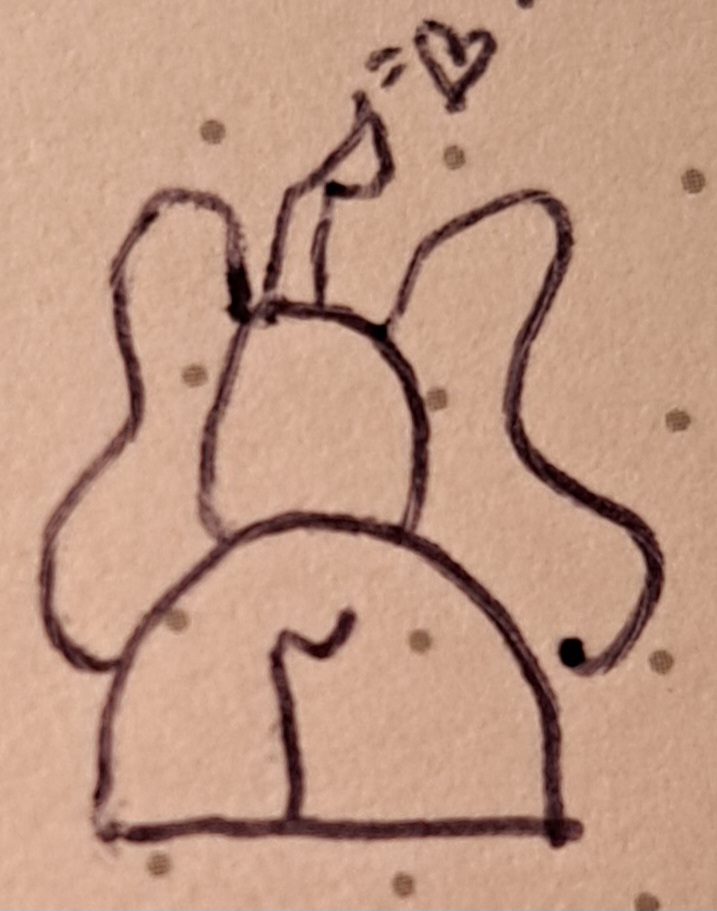
#> input picture patterns/20230710_002239.jpg, 717 x 911 px
$ python traitement-image.py
#> lines starting #> are read from the running program, lines starting #| are printed output that depends on the picture; after the words box and inside, x2 and y2 are one past the last pixel; in counts of white or black regions, pixels touching at a corner belong together
'''Program to design the functions of an App
This app will be used to upload photos,
create PNG files from JPEG files,
edit a PNG file or overlay 2 images (PNG on JPEGs)
'''

from PIL import Image
import numpy as np

'''This function is used to transform an RGB image to a PNG image where only dark pixels are visible
    optional param limit sets the value of the pixel to be set visible'''
def transform_rgb(rgb, limit = 128):
    # open the image and transform it to grayscale
#> called with rgb = 'patterns/20230710_002239.jpg', limit = 85
    img_g = Image.open(rgb).convert('L')
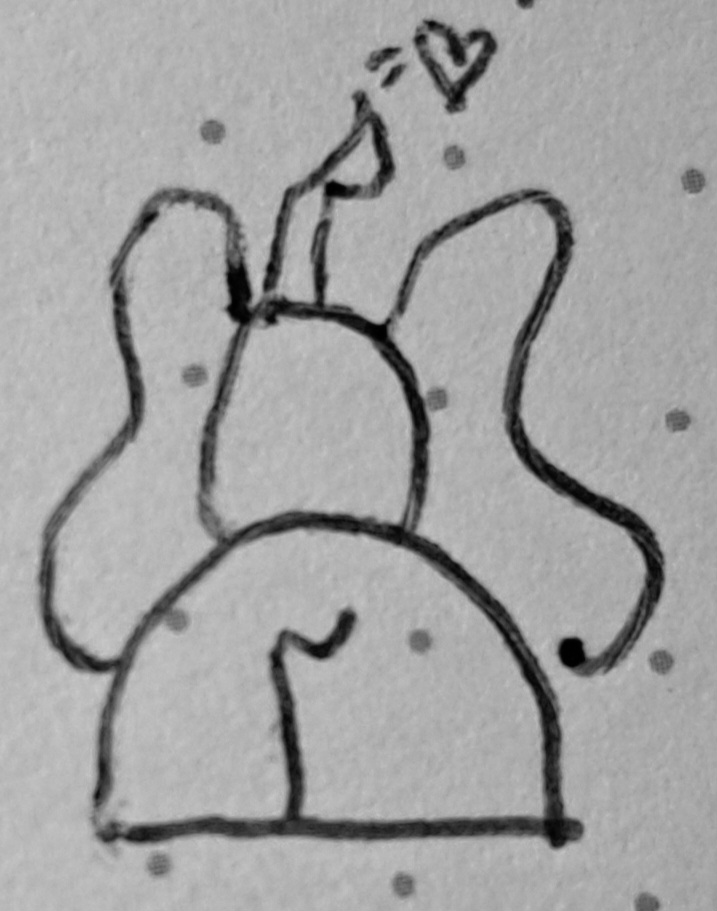
#> img_g: PIL image 717x911 L; min 0, max 202, mean 161.8

    # initialize the PNG image
    img_png = Image.open(rgb).convert('RGBA')

    # retrieve all black pixels
    # and set the rest of the pixels transparent
    img_g_data = np.asarray(img_g).copy()
    img_png_data = np.asarray(img_png).copy()
    width, height = img_g.size
#> width = 717; height = 911
    for y in range(height):
        for x in range(width):
            if img_g_data[y][x] > limit: # if the pixel is white, make it transparent
                img_png_data[y][x] = (0, 0, 0, 0)
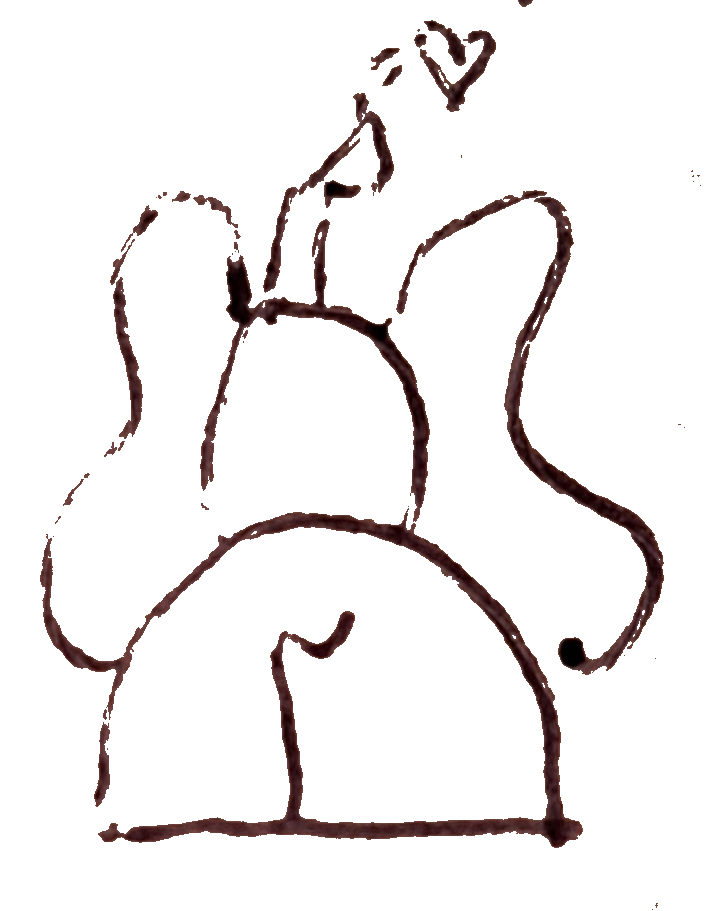
#> img_png_data: shape (911, 717, 4); mean R, G, B, A 6.1, 3.2, 3.1, 20.9; transparent parts drawn white
#> after the loop in colorize, `for x in range(x_min, x_max):`:
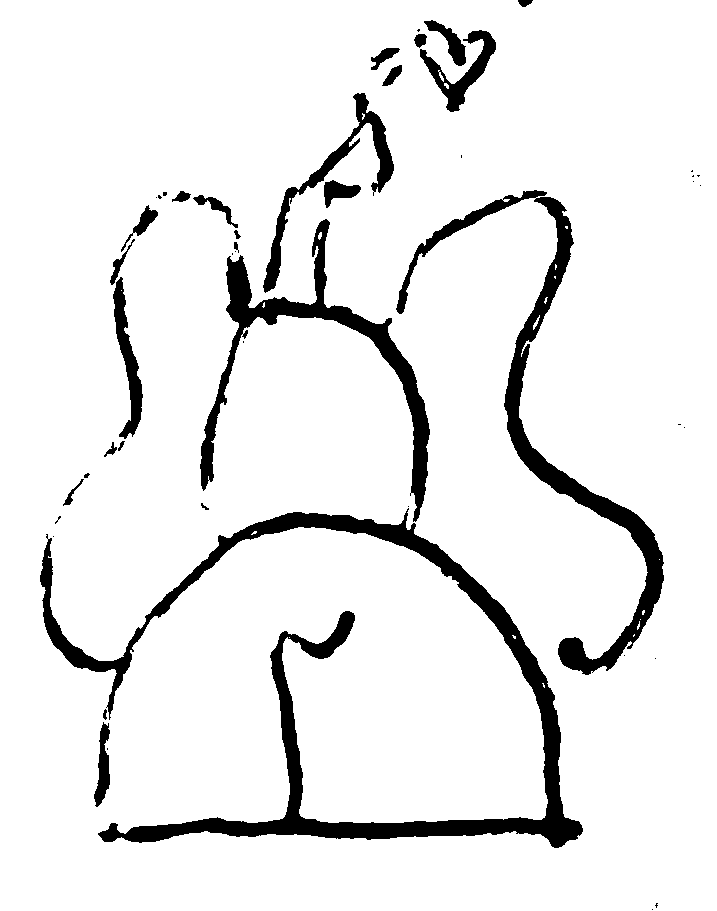
#> img_data: shape (911, 717, 4); 8.2% of pixels changed, all inside (x1, y1, x2, y2) = (40, 0, 701, 910); transparent parts drawn white
#> in image_resize, `img = img.resize((int(img_w * coef), int(img_h * coef)))`:
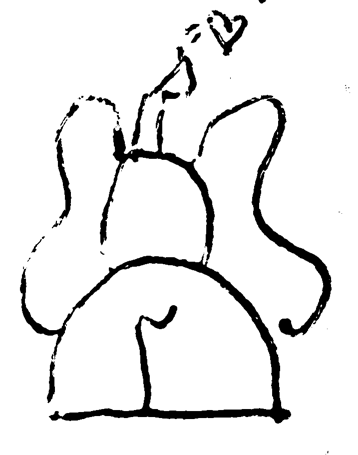
#> img: PIL image 358x455 RGBA; mean R, G, B, A 0, 0, 0, 20.9; transparent parts drawn white

    # print and save the image
    img_png = Image.fromarray(img_png_data)
    file_name = 'rgb2png.png'
    img_png.save(file_name, 'png')
    #img_png.show()

    # close images
    img_png.close()
    img_g.close()

    return file_name

'''This function overlay a png image on another image'''
def overlay(png, jpg, pos=(0,0), save = False):
    # open the 2 images
#> called with png = 'png_colorized.png', jpg = 'backgrounds/20230710_010428.jpg', pos = (1775, 1050), save = True
    background = Image.open(jpg).convert("RGBA")
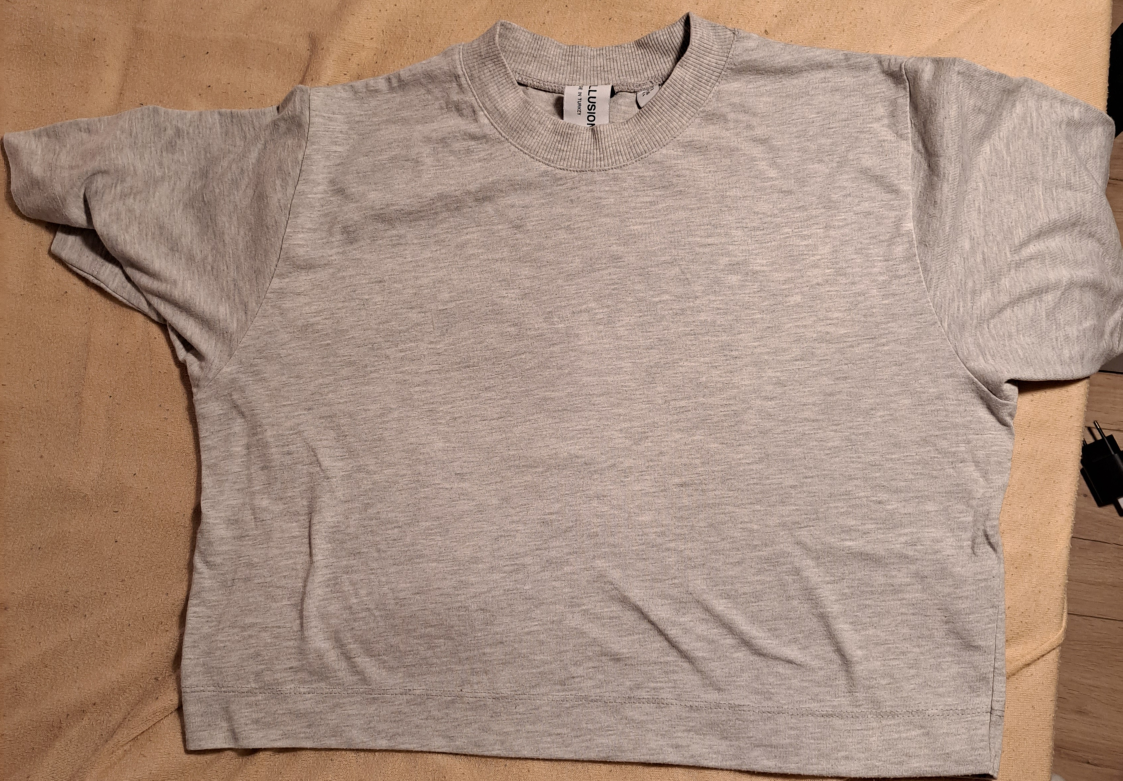
#> input picture backgrounds/20230710_010428.jpg, 3367 x 2342 px (shown at 1/3 size)
    frontImage = Image.open(png).convert("RGBA")

    # get the size of the images
    back_w, back_h = background.size
#> back_w = 3367; back_h = 2342
    front_w, front_h = frontImage.size
#> front_w = 358; front_h = 455

    #calculate the new position
    pos = (pos[0] - front_w // 2, pos[1] - front_h // 2)
#> pos = (1596, 823)

    #print("front image size before resize ", frontImage.size)

    # resize the front image to appear perfectly in the background
    w_diff = back_w/front_w
#> w_diff = 9.41
    h_diff = back_h/front_h
#> h_diff = 5.15
    if (w_diff < 1) or (h_diff < 1):
        if h_diff > w_diff:
            frontImage = frontImage.resize((back_w,front_h*back_w//front_w))
        else:
            frontImage = frontImage.resize((front_w*back_h//front_h,back_h))

    #print("front image size after resize ", frontImage.size)

    # overlay the background with the front image
    background.paste(frontImage, pos, frontImage)

    if save:
        background.save("embroidery.png", 'png')
    background.show()
    background.close()
    frontImage.close()
    return

'''This function is used to resize an image (mostly the pattern)'''
def image_resize(png, coef):
    # test coef
    try:
        if coef < 0:
            raise Exception('coef is a negative number')
    except ValueError:
        print("Error : wrong input - coef must be strictly positive")
    else:
        # open the image
        img = Image.open(png).convert("RGBA")

        # get the size of the image
        img_w, img_h = img.size

        # resize the image
        img = img.resize((int(img_w * coef), int(img_h * coef)))

        # save the resized image
        #img.show()
        img.save(png, 'png')

        # close the image
        img.close()

        return


'''This function aims to change the color of a squared zone of a png'''
def colorize(png, rect, color, transparent = False):

    # test inputs
    try:
        # initialize the image to be transformed
        img = Image.open(png).convert('RGBA')
        img_data = np.asarray(img).copy()

        # retrieve the image size
        img_w, img_h = img.size

        # retrieve the rectangle coordinates
        x_min, y_min, x_max, y_max = rect

        if (x_min < 0 or x_max > img_w
            or y_min < 0 or y_max > img_h):
            raise Exception('the rectangle is too big for the image')
    except ValueError:
        print("Error : wrong input - rectangle coordinates must be in the image")
    else:
        ## get the grayscale of the image to add a gradient of colors
        #img_g = Image.open(png).convert('L')

        # loop over the pixels rectangle to change the color
        for x in range(x_min, x_max):
            for y in range(y_min, y_max):
                if (img_data[y][x][3] != 0):
                    pix = list(color)
                    if transparent: # make the png pixel transparent
                        pix.append(0)
                    else:
                        pix.append(img_data[y][x][3])
                    img_data[y][x] = tuple(pix)

        # create and show the new image
        img = Image.fromarray(img_data)
        #img.show()

        file_name = 'png_colorized.png'
        img.save(file_name, 'png')

        img.close()
        return file_name


colorized = transform_rgb('patterns/20230710_002239.jpg',85)


colorized = colorize(colorized, (0, 0, 717, 911), (0, 0, 0))
#colorized = colorize(colorized, (300, 564, 85, 385), (204, 0, 102))


image_resize(colorized, 0.5)

overlay(colorized, 'backgrounds/20230710_010428.jpg', (1775,1050), True)

#colorized = colorize(colorized, (400, 500, 350, 400), (153, 153, 255), True)
